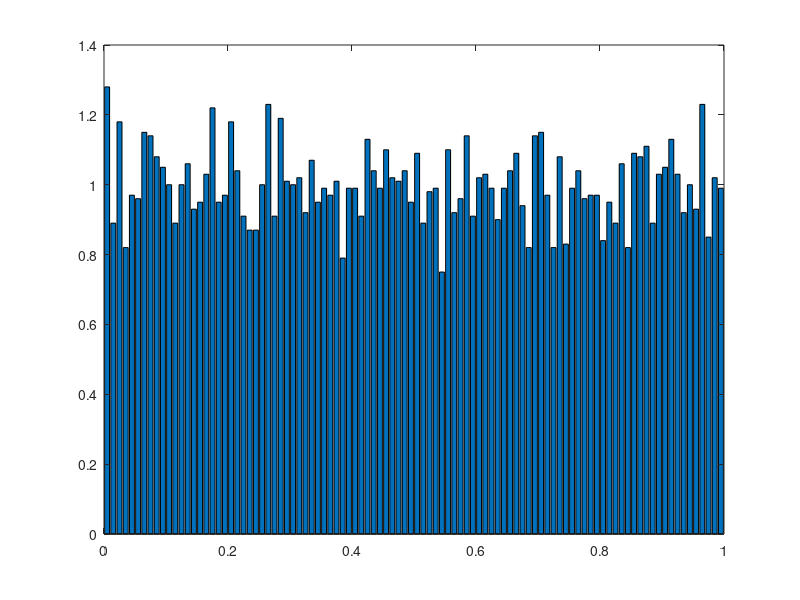

Recreate this plot in MATLAB. (Note: this script raises an error after producing the figure.)
% Patrizio Bertoni 79021 INFLT3
% Elaborazione Numerica dei Segnali aa 2011 2012
% 
% esercizio 5a - Variabili Casuali


clear all; close all; clc;

T = 10000;  % quanti eventi posso pescare
radT = sqrt(T);

%
U0 = rand( 1, T );

    medU0 = mean(U0);
    varU0 = var(U0);

% normalizzato dividendo i valori
[ hstU0 binsU0 ] = hist(U0, radT);
    figure(1); 
bar( binsU0, hstU0 / radT );
    
    medU1_param = -10;
    varU1_param = 20;

U1 = handleU( U0, medU1_param, varU1_param);

    medU1 = mean(U1);
    varU1 = var(U1);

[ hstU1 binsU1 ] = hist(U1, radT);
    figure(2); 
bar( binsU1, hstU1 / radT );


%% 

 N0 = randn( 1, T );

    medN0 = mean(N0);
    varN0 = var(N0);

% normalizzato dividendo i valori
[ hstN0 binsN0 ] = hist(N0, radT);
    figure(3); 
bar( binsN0, hstN0 / radT );
    
    medN1_param = -1;
    varN1_param = 2;

N1 = handleN( N0, medN1_param, varN1_param);

    medN1 = mean(N1);
    varN1 = var(N1);

[ hstN1 binsN1 ] = hist(N1, radT);
    figure(4); 
bar( binsN1, hstN1 / radT );


%%
 %  Partendo da U, generare una VC con pdf triangolare (parametrica)
 
A = 2;

Z = zeros(1,T);

de_z = .001;
z = -10 : de_z :10;

pdf_Z = (1/A)*tri(z/A);

Z = trasfVC( z, U0, pdf_Z);

[ hstZ binsZ ] = hist(Z, radT);
    figure(5); 
bar( binsZ, hstZ / radT );



return;